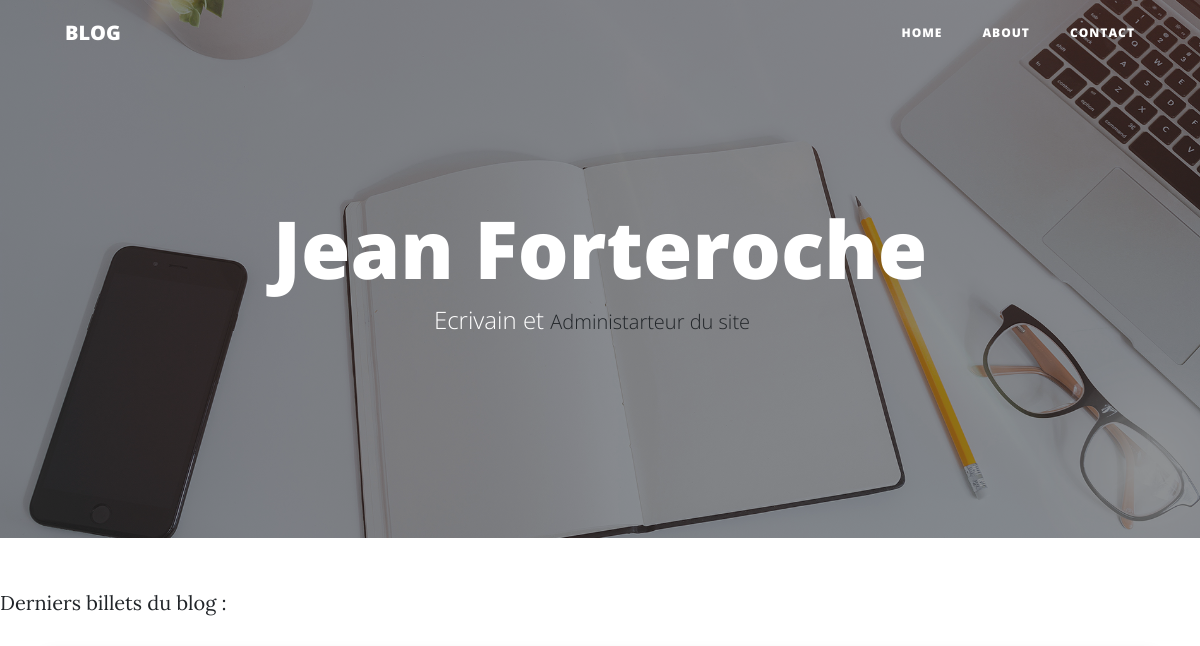
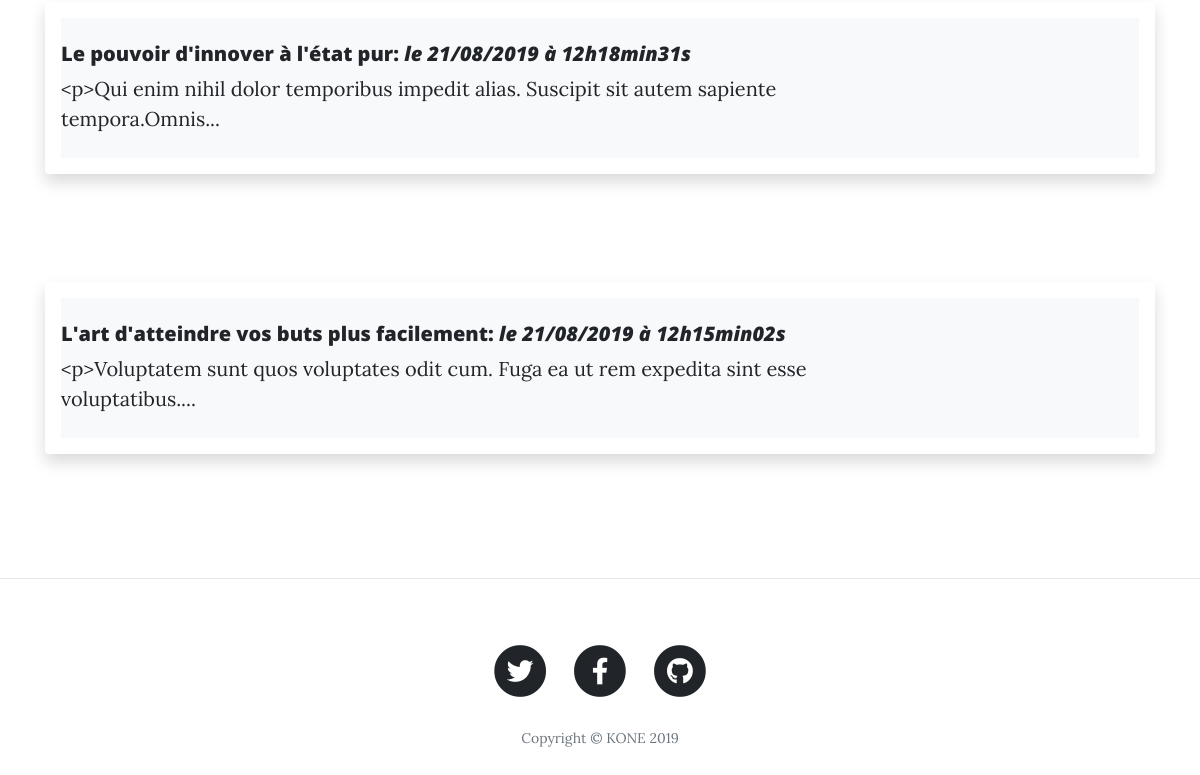
Before: / with the older database file (2 pictures, top to bottom).
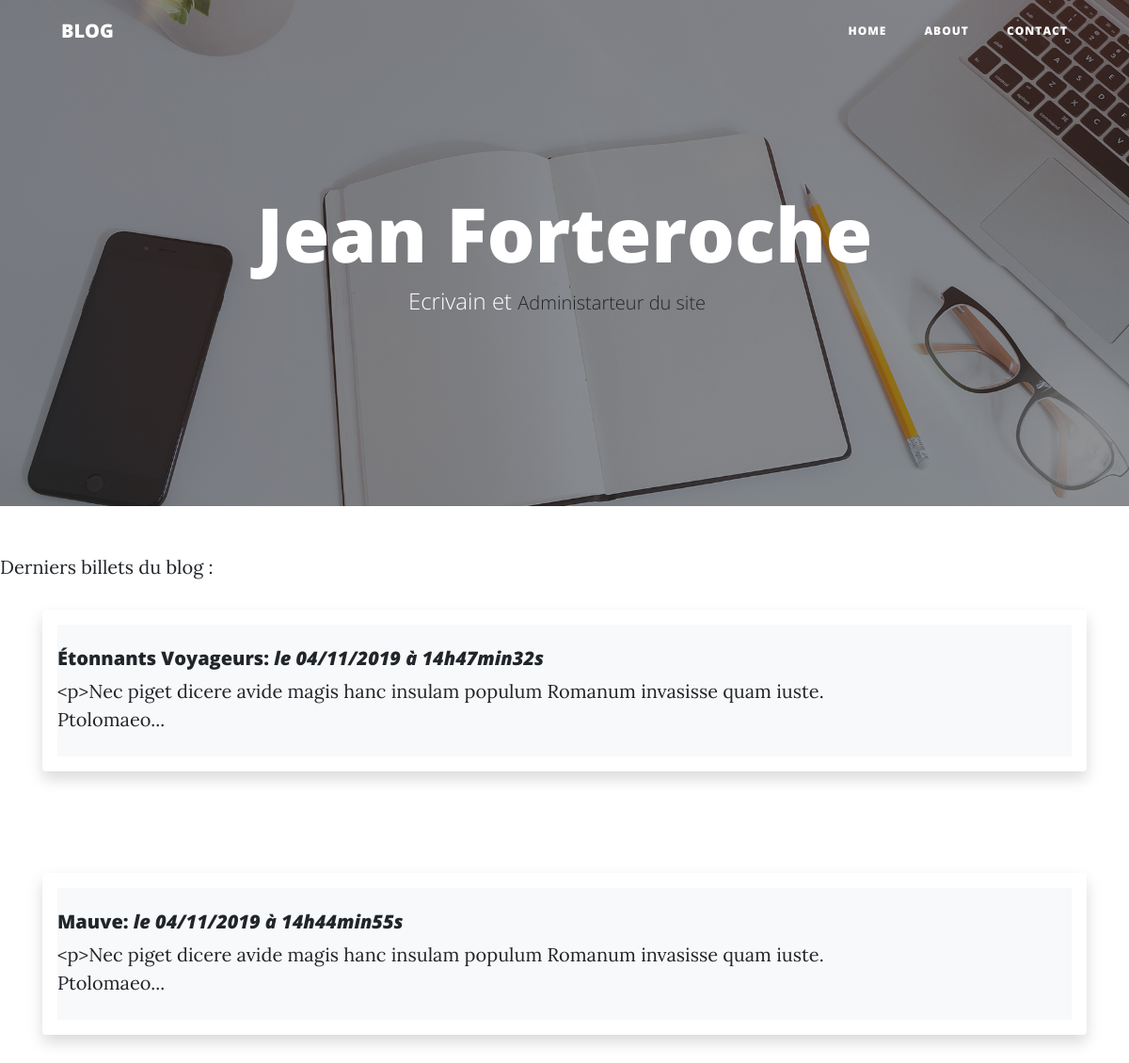
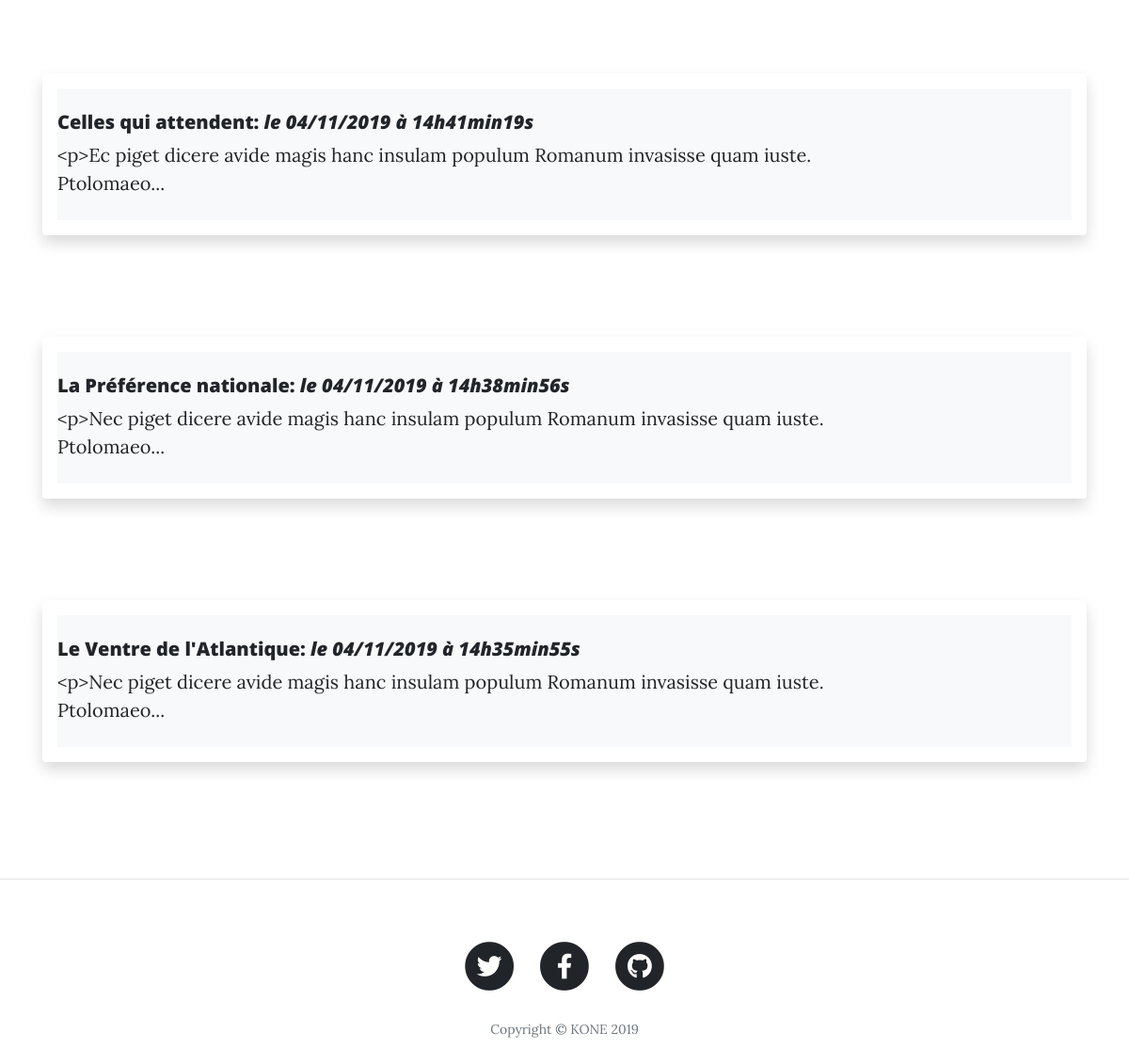
After: the same page with the newer database file (2 pictures, top to bottom).
### tables this page shows
CREATE TABLE `posts` (
  `id` int(11) NOT NULL,
  `title` varchar(255) NOT NULL,
  `images` varchar(200) NOT NULL,
  `content` text NOT NULL,
  `creation_date` datetime NOT NULL
);

### controller/Frontend.php (called while the page is built, shortened)
<?php
class Frontend {
    public function listPosts() {
        $postManager = new PostManager();
        $posts = $postManager->getPosts();
        require ('view/frontend/listPostsView.php');
    }
}

### model/PostManager.php (called while the page is built, shortened)
<?php
class PostManager extends BddManager {
    public function getPosts() {
        $db = $this->dbConnect();
        $req = $db->query('SELECT id, title,images, content, DATE_FORMAT(creation_date, \'%d/%m/%Y à %Hh%imin%ss\') AS creation_date_fr FROM posts ORDER BY creation_date DESC LIMIT 0, 5');
        return $req;
    }
}

### view/frontend/listPostsView.php (the view, shortened to what this page needs)
?><p>Derniers billets du blog :</p>
    <div class='container'><?php while ($data=$posts->fetch()) {
    ?><div class="shadow p-3 mb-5 bg-white rounded">
            <div class="row no-gutters bg-light position-relative">
                <div class="col-md-10 position-static p-4 pl-md-0">
                    <h5 class="mt-0"><?=htmlspecialchars($data['title']).':'.' '?><em>le <?=$data['creation_date_fr'] ?></em>
                    </h5>
                    <div class="row">
                        <div class="col-12 "><?=substr(substr(htmlspecialchars($data['content']),0,100),0,strrpos(substr(htmlspecialchars($data['content']),0,100),' ')).'...' ?></div>
                    </div><a href="index.php?action=post&amp;id=<?=$data['id'] ?>" class="stretched-link"></a>
                </div>
            </div>
        </div><br><br><?php
}
?></div><?php $content=ob_get_clean();
?><?php require('/opt/lampp/htdocs/blog/view/template.php');
?>

### index.php (shortened to what this page needs)
<?php
$callFrontend = new Frontend();
$callBackend = new Backend();
$callUserController = new UserController();
if (isset($_GET['action'])) {
    if ($_GET['action'] == 'listPosts') {
        $callFrontend->listPosts();
    } elseif ($_GET['action'] == 'post') {
        if (isset($_GET['id']) && $_GET['id'] > 0) {
            $callFrontend->post();
        } else {
            throw new Exception('Aucun identifiant de billet envoyé');
        }
    } elseif ($_GET['action'] == 'showAbout') {
        require ('view/frontend/about.php');
    } elseif ($_GET['action'] == 'showContact') {
        require ('view/frontend/contact.php');
    } elseif ($_GET['action'] == 'sendMessages') {
        $callFrontend->sendMail($_POST["name"], $_POST['email'], $_POST['message']);
    } elseif ($_GET['action'] == 'addComment') {
        if (isset($_GET['id']) && $_GET['id'] > 0) {
            if (!empty($_POST['author']) && !empty($_POST['comment'])) {
                $callFrontend->addComment($_GET['id'], $_POST['author'], $_POST['comment']);
            } else {
                throw new Exception('Tous les champs ne sont pas remplis !');
            }
        } else {
            throw new Exception('Aucun identifiant de billet envoyé');
        }
    } elseif ($_GET['action'] == 'connexion') {
        if ($_SERVER['REQUEST_METHOD'] == "POST") {
            $callUserController->connexion($_POST['pseudo'], $_POST['pass']);
            $callBackend->setIsConnect(TRUE);
            header('Location: index.php?action=postArticle&'.$_SESSION['state']);
        } else {
            require ('view/backend/connexionView.php');
        }
    } elseif ($_GET['action'] == 'deconnexion') {
        $callBackend->setIsConnect(false);
        session_destroy();
        require ('view/backend/connexionView.php');
    } elseif ($callBackend->getIsconnect()) {
        if ($_GET['action'] == 'postArticle') {
            if (!empty($_POST['title']) && !empty($_POST['content'])) {
                $callBackend->addPosts($_POST['title'], $_POST['images'], $_POST['content']);
            } else {
                $callBackend->listPostsAdmin();
            }
        } elseif ($_GET['action'] == 'deleteArticle') {
            if (isset($_GET['id']) && $_GET['id'] > 0) {
                $callBackend->deletePost($_GET['id']);
            } else {
                $callBackend->listPostsAdmin();
            }
        } elseif ($_GET['action'] == 'editArticle') {
            if (isset($_GET['id']) && $_GET['id'] > 0) {
                if ($_SERVER['REQUEST_METHOD'] === 'POST') {
                    $callBackend->editAdd($_POST['title'], $_POST['content'], $_GET['id']);
                }
                $callBackend->editPost($_GET['id']);
            }
        }
    } else {
        header('Location: index.php?action=connexion');
    }
} else {
    $callFrontend->listPosts();
}

### view/template.php (shortened to what this page needs)
<!DOCTYPE html>
<html>
<head>
    <link href="public/css/style.css" rel="stylesheet" />
    <link rel="stylesheet" href="https://stackpath.bootstrapcdn.com/bootstrap/4.3.1/css/bootstrap.min.css"
>
    <link href="public/fontawesome-free/css/all.min.css" rel="stylesheet" type="text/css">
    <link href="public/css/clean-blog.min.css" rel="stylesheet">
</head>
<body>
    <nav class="navbar navbar-expand-lg navbar-light fixed-top" id="mainNav">
        <div class="container">
            <a class="navbar-brand" href="index.php">BLOG</a>
            <div class="collapse navbar-collapse" id="navbarResponsive">
                <ul class="navbar-nav ml-auto">
                    <li class="nav-item">
                        <a class="nav-link" href="index.php">Home</a>
                    </li>
                    <li class="nav-item">
                        <a class="nav-link" href="index.php?action=showAbout">About</a>
                    </li>
                    <li class="nav-item">
                        <a class="nav-link" href="index.php?action=showContact">Contact</a>
                    </li>
                </ul>
            </div>
        </div>
    </nav>
    <header class="masthead" style="background-image: url('public/images/home-bg.jpg')">
        <div class="overlay"></div>
        <div class="container">
            <div class="row">
                <div class="col-lg-8 col-md-10 mx-auto">
                    <div class="site-heading">
                        <h1>Jean Forteroche</h1>
                        <span class="subheading">Ecrivain et <a class="navbar-brand"
                                href="index.php?action=connexion">Administarteur du site</a></span>
                    </div>
                </div>
            </div>
        </div>
    </header>
    <?= $content ?>
    <hr>
    <footer>
        <div class="container">
            <div class="row">
                <div class="col-lg-8 col-md-10 mx-auto">
                    <ul class="list-inline text-center">
                        <li class="list-inline-item">
                            <a href="#">
                                <span class="fa-stack fa-lg">
                                    <i class="fas fa-circle fa-stack-2x"></i>
                                    <i class="fab fa-twitter fa-stack-1x fa-inverse"></i>
                                </span>
                            </a>
                        </li>
                        <li class="list-inline-item">
                            <a href="#">
                                <span class="fa-stack fa-lg">
                                    <i class="fas fa-circle fa-stack-2x"></i>
                                    <i class="fab fa-facebook-f fa-stack-1x fa-inverse"></i>
                                </span>
                            </a>
                        </li>
                        <li class="list-inline-item">
                            <a href="#">
                                <span class="fa-stack fa-lg">
                                    <i class="fas fa-circle fa-stack-2x"></i>
                                    <i class="fab fa-github fa-stack-1x fa-inverse"></i>
                                </span>
                            </a>
                        </li>
                    </ul>
                    <p class="copyright text-muted">Copyright &copy; KONE 2019</p>
                </div>
            </div>
        </div>
    </footer>
</body>
</html>

### public/css/style.css (style rules this page uses)
h1, h3 { text-align:center; }
a { text-decoration: none; color: blue; }

Changed rows visible on the page:
removed posts: title "Le pouvoir d'innover à l'état pur", creation_date_fr "21/08/2019 à 12h18min31s", content "<p>Qui enim nihil dolor temporibus impedit alias. Suscipit sit autem sapiente tempora.Omnis"
removed posts: title "L'art d'atteindre vos buts plus facilement", creation_date_fr "21/08/2019 à 12h15min02s", content "<p>Voluptatem sunt quos voluptates odit cum. Fuga ea ut rem expedita sint esse voluptatibus."
added posts: title "Étonnants Voyageurs", creation_date_fr "04/11/2019 à 14h47min32s", content "<p>Nec piget dicere avide magis hanc insulam populum Romanum invasisse quam iuste. Ptolomaeo"
added posts: title "Mauve", creation_date_fr "04/11/2019 à 14h44min55s", content "<p>Nec piget dicere avide magis hanc insulam populum Romanum invasisse quam iuste. Ptolomaeo"
added posts: title "Celles qui attendent", creation_date_fr "04/11/2019 à 14h41min19s", content "<p>Ec piget dicere avide magis hanc insulam populum Romanum invasisse quam iuste. Ptolomaeo"
added posts: title "La Préférence nationale", creation_date_fr "04/11/2019 à 14h38min56s", content "<p>Nec piget dicere avide magis hanc insulam populum Romanum invasisse quam iuste. Ptolomaeo"
added posts: title "Le Ventre de l'Atlantique", creation_date_fr "04/11/2019 à 14h35min55s", content "<p>Nec piget dicere avide magis hanc insulam populum Romanum invasisse quam iuste. Ptolomaeo"
